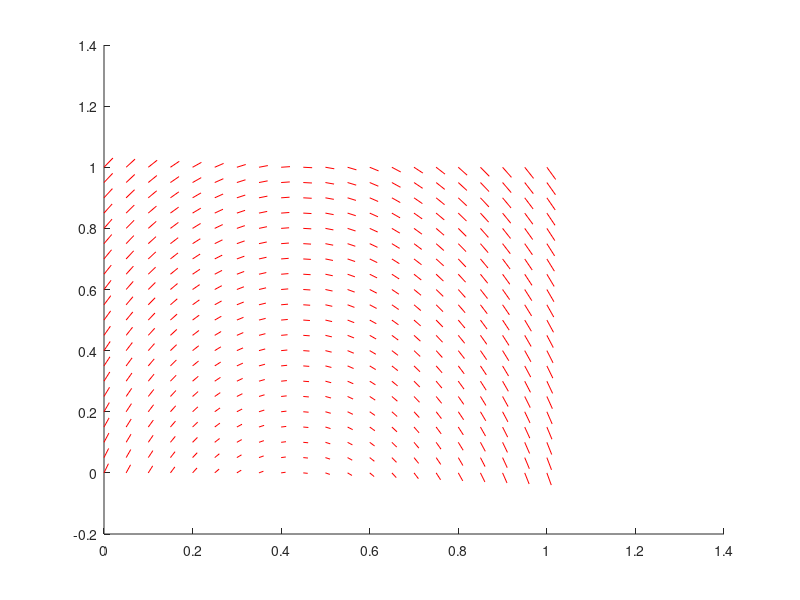

MATLAB code to generate this figure: (Note: this script raises an error after producing the figure.)
%% Edge shape functions of rectangular elements
% https://www.sciencedirect.com/topics/physics-and-astronomy/shape-functions
%% Test Rectangle 1
w = 1; % width (x)
h = 1; % height (x)
xc = 0.5;
yc = 0.5;

% values on the sides
a = 1;
b = 2;
c = 3;
d = -4;

%%
Ax = @(x,y) (1/h)*(yc + h/2 -y)*a + (1/h)*(y - yc + h/2)*b;
Ay = @(x,y) (1/w)*(xc + w/2 -x)*c + (1/w)*(x - xc + w/2)*d;

%%
px = [];
py = [];
vx = [];
vy = [];
for ix = 0:0.05:1
    for iy = 0:0.05:1
        px = [px; ix];
        py = [py; iy];
        vx = [vx; Ax(ix, iy)];
        vy = [vy; Ay(ix, iy)];
    end
end
%%
clf
hold on
for ii = 1:length(px)
    px1 = px(ii)+vx(ii)*0.01;
    py1 = py(ii)+vy(ii)*0.01;
    plot([px(ii) px1], [py(ii) py1],'r')
end
%% pick a triangle
tria = ginput(3);
x1 = tria(1,1); y1 = tria(1,2);
x2 = tria(2,1); y2 = tria(2,2);
x3 = tria(3,1); y3 = tria(3,2);
%%
plot(tria([1 2 3 1],1), tria([1 2 3 1],2))
%% Node shape functions of triangle
% http://www.uniroma2.it/didattica/TCM/deposito/2-D_elements.pdf#page=4
A = 0.5*det([1 x1 y1; 1 x2 y2; 1 x3 y3]);
N1 = @(x,y) (1/(2*A))*((x2*y3 - x3*y2) + (y2 - y3)*x + (x3 - x2)*y);
N2 = @(x,y) (1/(2*A))*((x3*y1 - x1*y3) + (y3 - y1)*x + (x1 - x3)*y);
N3 = @(x,y) (1/(2*A))*((x1*y2 - x2*y1) + (y1 - y2)*x + (x2 - x1)*y);
%% plot Node shape functions
a = 1; b = 2; c = 3;
xyz = [];
for ix = linspace(min(tria(:,1)),max(tria(:,1)),20)
    for iy = linspace(min(tria(:,2)),max(tria(:,2)),20)
        xyz = [xyz; ix iy N1(ix,iy)*a + N2(ix,iy)*b + N3(ix,iy)*c];
    end
end
%% 
plot3(xyz(:,1), xyz(:,2), xyz(:,3), '.') 
hold on
plot3(tria(:,1), tria(:,2), [a;b;c]);
%% Using Sym
syms x1 x2 x3 y1 y2 y3
A = 0.5*det([1 x1 y1; 1 x2 y2; 1 x3 y3]);
syms N1(x,y) N2(x,y) N3(x,y)
N1(x,y) = (1/(2*A))*((x2*y3 - x3*y2) + (y2 - y3)*x + (x3 - x2)*y);
N2(x,y) = (1/(2*A))*((x3*y1 - x1*y3) + (y3 - y1)*x + (x1 - x3)*y);
N3(x,y) = (1/(2*A))*((x1*y2 - x2*y1) + (y1 - y2)*x + (x2 - x1)*y);
N1x = diff(N1,x); N1y = diff(N1,y);
N2x = diff(N1,x); N2y = diff(N2,y);
N3x = diff(N1,x); N3y = diff(N3,y);
l12 = ((x2-x1)^2 + (y2-y1)^2)^0.5;
l23 = ((x3-x2)^2 + (y3-y2)^2)^0.5;
l31 = ((x1-x3)^2 + (y1-y3)^2)^0.5;
KS1 = (N1*(N2x + N2y) + N2*(N1x + N1y))/l12;
KS2 = (N2*(N3x + N3y) + N3*(N2x + N2y))/l23;
KS3 = (N3*(N1x + N1y) + N1*(N3x + N3y))/l31;
%%
tria = ginput(3);
x1 = tria(1,1); y1 = tria(1,2);
x2 = tria(2,1); y2 = tria(2,2);
x3 = tria(3,1); y3 = tria(3,2);
A = 0.5*det([1 x1 y1; 1 x2 y2; 1 x3 y3]);
syms N1(x,y) N2(x,y) N3(x,y)
N1(x,y) = (1/(2*A))*((x2*y3 - x3*y2) + (y2 - y3)*x + (x3 - x2)*y);
N2(x,y) = (1/(2*A))*((x3*y1 - x1*y3) + (y3 - y1)*x + (x1 - x3)*y);
N3(x,y) = (1/(2*A))*((x1*y2 - x2*y1) + (y1 - y2)*x + (x2 - x1)*y);
N1x = diff(N1,x); N1y = diff(N1,y);
N2x = diff(N1,x); N2y = diff(N2,y);
N3x = diff(N1,x); N3y = diff(N3,y);
l12 = ((x2-x1)^2 + (y2-y1)^2)^0.5;
l23 = ((x3-x2)^2 + (y3-y2)^2)^0.5;
l31 = ((x1-x3)^2 + (y1-y3)^2)^0.5;
KS1 = (N1*(N2x + N2y) + N2*(N1x + N1y))/l12;
KS2 = (N2*(N3x + N3y) + N3*(N2x + N2y))/l23;
KS3 = (N3*(N1x + N1y) + N1*(N3x + N3y))/l31;
%%
n12 = (tria(2,:) - tria(1,:))/norm(tria(2,:) - tria(1,:));
n23 = (tria(3,:) - tria(2,:))/norm(tria(3,:) - tria(2,:));
n31 = (tria(1,:) - tria(3,:))/norm(tria(1,:) - tria(3,:));
%% 
a = 1; b = 1; c = 1;
xyz = [];
for ix = linspace(min(tria(:,1)),max(tria(:,1)),20)
    for iy = linspace(min(tria(:,2)),max(tria(:,2)),20)
        xyz = [xyz; ix iy ...
                n12*eval(subs(subs(KS1,x,ix),y,iy))*a +  ...
                n23*eval(subs(subs(KS2,x,ix),y,iy))*b + ...
                n31*eval(subs(subs(KS3,x,ix),y,iy))*c];
    end
end
%%
clf
hold on
px1 = xyz(:,1) + xyz(:,3)*0.01;
py1 = xyz(:,2) + xyz(:,4)*0.01;
for ii = 1:length(px1)
    if inpolygon(xyz(ii,1), xyz(ii,2),tria(:,1), tria(:,2))
        plot([xyz(ii,1) px1(ii)], [xyz(ii,2) py1(ii)],'r')
    end
end


%% Edge shape functions of triangular elements
% http://www.iue.tuwien.ac.at/phd/nentchev/node43.html

%% RT shape functions for reference triangle
% http://users.jyu.fi/~oljumali/teaching/TIES594/08/mixed_finite_elements.pdf#page=5
% reference triangle
ref_tria = [0 0; 1 0; 0 1];
N1x = @(x)x; N1y = @(x)x-1; % Bottom edge
N2x = @(x) sqrt(2)*x; N2y = @(x)sqrt(2)*x; %diagonal edge
N3x = @(x)x-1; N3y = @(x)x; % left edge
%%
a = -1; b = -1; c = -1;
xyv = [];
for ix = 0:0.05:1
    for iy = 0:0.05:1
        if inpolygon(ix, iy, ref_tria(:,1), ref_tria(:,2))
            xyv = [xyv; ix iy N1x(ix)*a + N2x(ix)*b + N3x(ix)*c ...
                    N1y(iy)*a + N2y(iy)*b + N3y(iy)*c];
        end
    end
end
% plot
clf
plot(ref_tria([1 2 3 1],1), ref_tria([1 2 3 1],2),'b')
hold on
for ii = 1:size(xyv,1)
    px = xyv(ii,1) + xyv(ii,3)*0.015;
    py = xyv(ii,2) + xyv(ii,4)*0.015;
    plot([xyv(ii,1) px],[xyv(ii,2) py],'r')
end
axis equal
%% RT shape functions for reference quad
ref_quad = [0 0; 0 1; 1 1; 1 0];
N1x = @(x)0; N1y = @(x)1-x; % Bottom face
N2x = @(x)x; N2y = @(x)0; % Right face
N3x = @(x)0; N3y = @(x)x; % Top face
N4x = @(x)1-x; N4y = @(x)0; % Left face
%%
a = 1; b = 5; c = 1; d = 1;
a = -19491.29434; b = 15202.0322; c = 0; d = -21030.3737;
%a = -1+2*rand; b = -1+2*rand; c = -1+2*rand; d = -1+2*rand;
xyv = [];
for ix = 0:0.05:1
    for iy = 0:0.05:1
        xyv = [xyv; ix iy N1x(ix)*a + N2x(ix)*b + N3x(ix)*c + N4x(ix)*d ...
                    N1y(iy)*a + N2y(iy)*b + N3y(iy)*c + N4y(iy)*d];
    end
end
% plot
clf
plot(ref_quad([1 2 3 4 1],1), ref_quad([1 2 3 4 1],2),'b')
hold on
for ii = 1:size(xyv,1)
    px = xyv(ii,1) + xyv(ii,3)*0.0000015;
    py = xyv(ii,2) + xyv(ii,4)*0.0000015;
    plot([xyv(ii,1) px],[xyv(ii,2) py],'r')
end
axis equal







